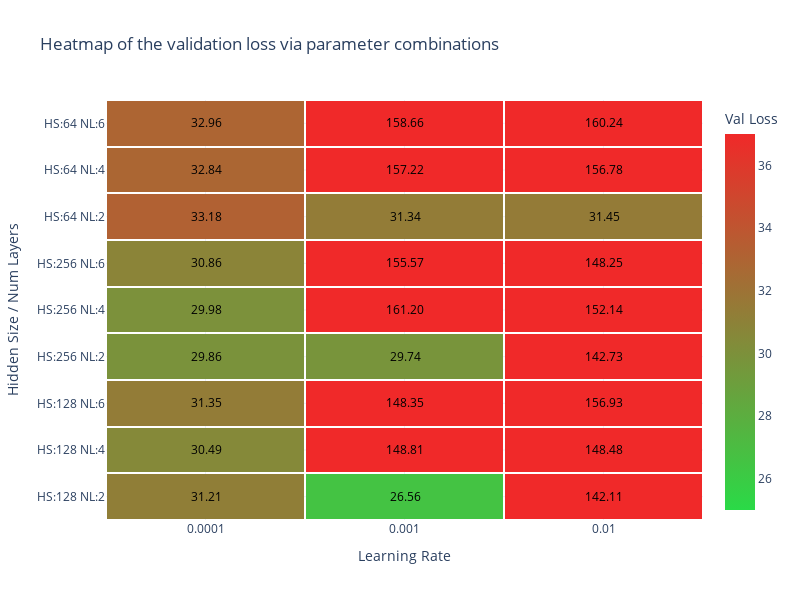

This figure's notebook cell:
### Markdown cell above
The outputs were parsed into an array for better visualization (lstm_param_results.csv). It was found that the combination of 128 hidden size, 2 layers, 0.001 learning rate, and a validation loss of 26.56 yielded the best result, and therefore, this configuration was used for the predictions:

### Code cell
import pandas as pd
import plotly.graph_objects as go
import colorsys
import matplotlib.colors as mcolors

def lighten_color(hex_color, increase=0.1):
    """
    Increases the brightness of a color by the specified percentage.

    :param hex_color: Hex code of the color (e.g. '#f03b3e')
    :param increase: Increase factor (e.g. 0.1 for 10%)
    :return: Hex code of the brightened color
    """
    rgb = mcolors.to_rgb(hex_color)
    h, l, s = colorsys.rgb_to_hls(*rgb)
    l = min(1, l + increase * l)
    r, g, b = colorsys.hls_to_rgb(h, l, s)
    return mcolors.to_hex((r, g, b))

original_red = '#23c93f'
original_green = '#ee1111'

light_red = lighten_color(original_red, 0.1)
light_green = lighten_color(original_green, 0.1)

colorscale = [
    [0.0, light_red],
    [1.0, light_green]
]

file_path = "src/models/lstm_param_results.csv"
try:
    df = pd.read_csv(file_path)
    if 'Val Loss' not in df.columns:
        raise ValueError("The column 'Val Loss' is missing in the CSV file.")
except Exception as e:
    print(f"Error loading the CSV file: {e}")
    df = None

if df is not None:
    desired_lrs = [0.0001, 0.001, 0.01]
    df = df[df['learning_rate'].isin(desired_lrs)]

    df['learning_rate'] = df['learning_rate'].astype(str)

    df['hidden_num_layers'] = df.apply(lambda row: f"HS:{row['hidden_size']} NL:{row['num_layers']}", axis=1)

    pivot_df = df.pivot_table(index='hidden_num_layers',
                              columns='learning_rate',
                              values='Val Loss')

    desired_lrs_str = ['0.0001', '0.001', '0.01']
    pivot_df = pivot_df.reindex(columns=desired_lrs_str)

    zmin = 25
    zmax = 37

    fig = go.Figure(data=go.Heatmap(
        z=pivot_df.values,
        x=pivot_df.columns,
        y=pivot_df.index,
        colorscale=colorscale,
        zmin=zmin,
        zmax=zmax,
        colorbar=dict(title='Val Loss'),
        text=pivot_df.values,
        texttemplate="%{text:.2f}",
        textfont={"size": 12, "color": "black"},
        hovertemplate='Val Loss: %{z}<br>Learning Rate: %{x}<br>Hidden/Layer: %{y}<extra></extra>',
        xgap=2,
        ygap=2
    ))

    fig.update_layout(
        title='Heatmap of the validation loss via parameter combinations',
        xaxis_title='Learning Rate',
        yaxis_title='Hidden Size / Num Layers',
        xaxis=dict(tickmode='array', tickvals=list(range(len(desired_lrs_str))), ticktext=desired_lrs_str),
        yaxis=dict(tickmode='array', tickvals=list(range(len(pivot_df.index))), ticktext=pivot_df.index),
        template='plotly_white',
        width=800,
        height=600
    )

    fig.show()

### Figure 1 — Plotly figure (JSON) as saved in the notebook; plotly's stock layout.template omitted (floating-point values rounded to 4 significant figures)
{"data": [{"colorbar": {"title": {"text": "Val Loss"}}, "colorscale": [[0.0, "#2ada47"], [1.0, "#f02929"]], "hovertemplate": "Val Loss: %{z}<br>Learning Rate: %{x}<br>Hidden/Layer: %{y}<extra></extra>", "text": [[31.21, 26.56, 142.1], [30.49, 148.8, 148.5], [31.35, 148.3, 156.9], [29.86, 29.74, 142.7], [29.98, 161.2, 152.1], [30.86, 155.6, 148.2], [33.18, 31.34, 31.45], [32.84, 157.2, 156.8], [32.96, 158.7, 160.2]], "textfont": {"color": "black", "size": 12}, "texttemplate": "%{text:.2f}", "x": ["0.0001", "0.001", "0.01"], "xgap": 2, "y": ["HS:128 NL:2", "HS:128 NL:4", "HS:128 NL:6", "HS:256 NL:2", "HS:256 NL:4", "HS:256 NL:6", "HS:64 NL:2", "HS:64 NL:4", "HS:64 NL:6"], "ygap": 2, "z": [[31.21, 26.56, 142.1], [30.49, 148.8, 148.5], [31.35, 148.3, 156.9], [29.86, 29.74, 142.7], [29.98, 161.2, 152.1], [30.86, 155.6, 148.2], [33.18, 31.34, 31.45], [32.84, 157.2, 156.8], [32.96, 158.7, 160.2]], "zmax": 37, "zmin": 25, "type": "heatmap"}], "layout": {"xaxis": {"title": {"text": "Learning Rate"}, "tickmode": "array", "tickvals": [0, 1, 2], "ticktext": ["0.0001", "0.001", "0.01"]}, "yaxis": {"title": {"text": "Hidden Size / Num Layers"}, "tickmode": "array", "tickvals": [0, 1, 2, 3, 4, 5, 6, 7, 8], "ticktext": ["HS:128 NL:2", "HS:128 NL:4", "HS:128 NL:6", "HS:256 NL:2", "HS:256 NL:4", "HS:256 NL:6", "HS:64 NL:2", "HS:64 NL:4", "HS:64 NL:6"]}, "title": {"text": "Heatmap of the validation loss via parameter combinations"}, "width": 800, "height": 600}}
